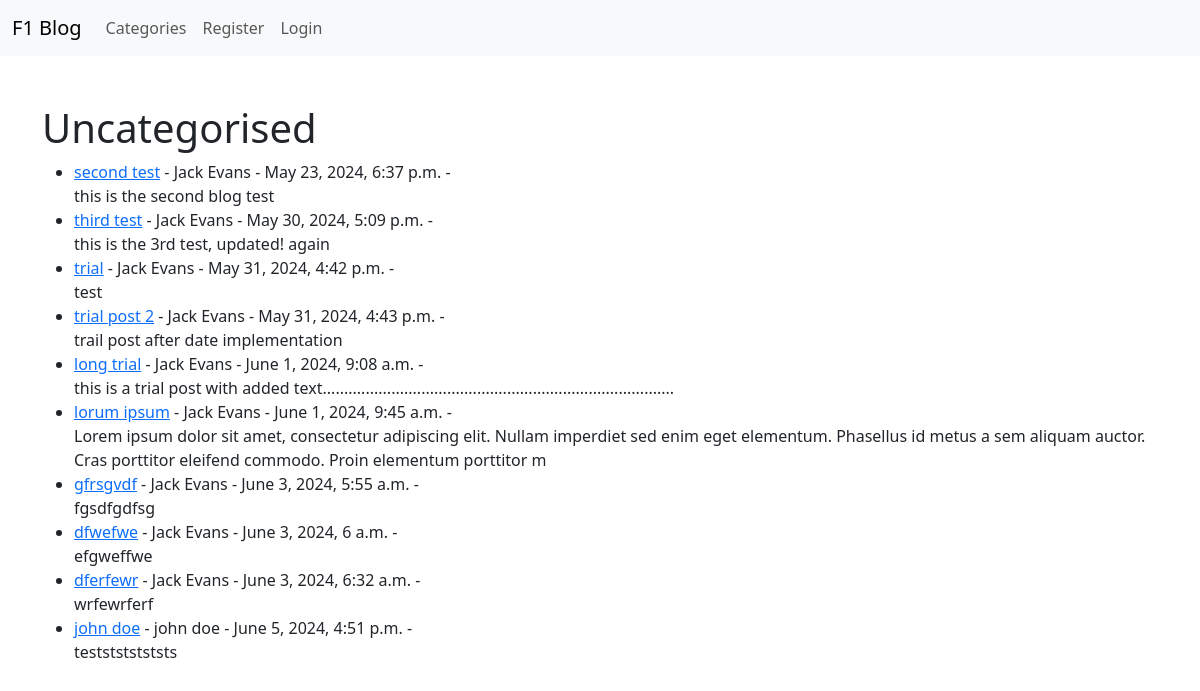
Before: /category/uncategorised/ with the older database file.
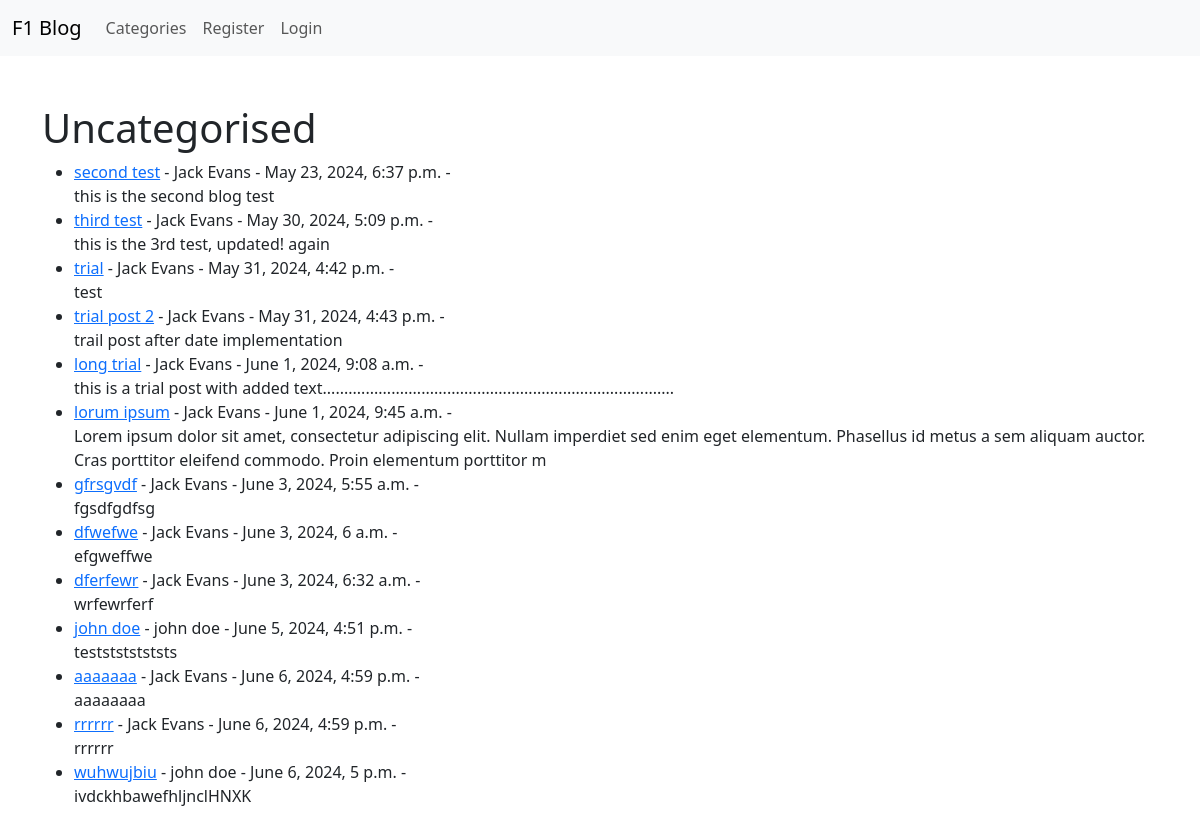
After: the same page with the newer database file.
### blog/models.py (models this page shows, shortened)
class Post(models.Model):
    title = models.CharField(max_length=255)
    title_tag = models.CharField(max_length=255, default="F1 blog")
    author = models.ForeignKey(User, on_delete=models.CASCADE)
    body = models.TextField()
    timestamp = models.DateTimeField(auto_now_add=True)
    post_date = models.DateField(auto_now_add=True)
    category = models.CharField(max_length=255, default="uncategorised")
    snippet = models.CharField(
        max_length=255,
    )

### blog/views.py (the view)
# urls.py: path("category/<str:cats>/", CategoryView, name="category"),
def CategoryView(request, cats):
    category_posts = Post.objects.filter(category=cats)
    return render(
        request,
        "categories.html",
        {"cats": cats.title(), "category_posts": category_posts},
    )

### blog/templates/categories.html (shortened to what this page needs)
{% extends 'base.html' %} {% block content %}<br />
{% if category_posts %}
<h1>{{ cats }}</h1>
<ul>
  {% for post in category_posts %}
  <li>
    <a href="{% url 'article-details' post.pk %}">{{ post.title }}</a> -
    {{post.author.first_name}} {{post.author.last_name}} - {{post.timestamp}} -
    <br />
    {{ post.body|slice:":200" }}
  </li>
  {% endfor %}
</ul>
{%else%}
<h2>This page does not exist</h2>
{% endif%}<br />
{% endblock%}

### blog/templates/base.html (shortened to what this page needs)
<!DOCTYPE html>
<html lang="en">
  <head>
    <link
      href="https://cdn.jsdelivr.net/npm/bootstrap@5.3.3/dist/css/bootstrap.min.css"
      rel="stylesheet"
    />
  </head>
  <body>
    <nav class="navbar navbar-expand-lg bg-body-tertiary">
        <div class="container-fluid">
          <a class="navbar-brand" href="{% url 'home' %}">F1 Blog</a>
          <div class="collapse navbar-collapse" id="navbarSupportedContent">
            <ul class="navbar-nav me-auto mb-2 mb-lg-0">
              {% if cat_menu %}
              <li class="nav-item dropdown">
                <a class="nav-link dropdown-toggle" href="#" role="button" data-bs-toggle="dropdown" aria-expanded="false">
                  Categories
                </a>
                <ul class="dropdown-menu">
                  {% for item in cat_menu %}
                  <a class="dropdown-item" href="{% url 'category' item %}">{{ item }}</a>
                  {% endfor %}
                </ul>
              </li>
              {% else %}
              <li class="nav-item">
                <a class="nav-link" href="{% url 'category-list' %}">Categories</a>
              </li>
              {% endif %}
              {% if user.is_authenticated %}
              <li class="nav-item">
                <a class="nav-link" href="{% url 'add_post' %}">Add Post</a>
              </li>
              <li class="nav-item">
                <a class="nav-link" href="{% url 'add_category' %}">Add Category</a>
              </li>
              <li class="nav-item">
                <a class="nav-link" href="{% url 'logout' %}">Logout</a>
              </li>
              {% else %}
              <li class="nav-item">
                <a class="nav-link" href="{% url 'register' %}">Register</a>
              </li>
              <li class="nav-item">
                <a class="nav-link" href="{% url 'login' %}">Login</a>
              </li>
              {% endif %}
            </ul>
          </div>
        </div>
      </nav>
    <br/>
    <div class="container">
    {% block content %} {% endblock %}
  </body>
</html>

Changed rows visible on the page:
added Post: title "aaaaaaa", author.first_name "Jack", author.last_name "Evans", timestamp "June 6, 2024, 4:59 p.m.", body "aaaaaaaa"
added Post: title "rrrrrr", author.first_name "Jack", author.last_name "Evans", timestamp "June 6, 2024, 4:59 p.m.", body "rrrrrr"
added Post: title "wuhwujbiu", author.first_name "john", author.last_name "doe", timestamp "June 6, 2024, 5 p.m.", body "ivdckhbawefhljnclHNXK"
